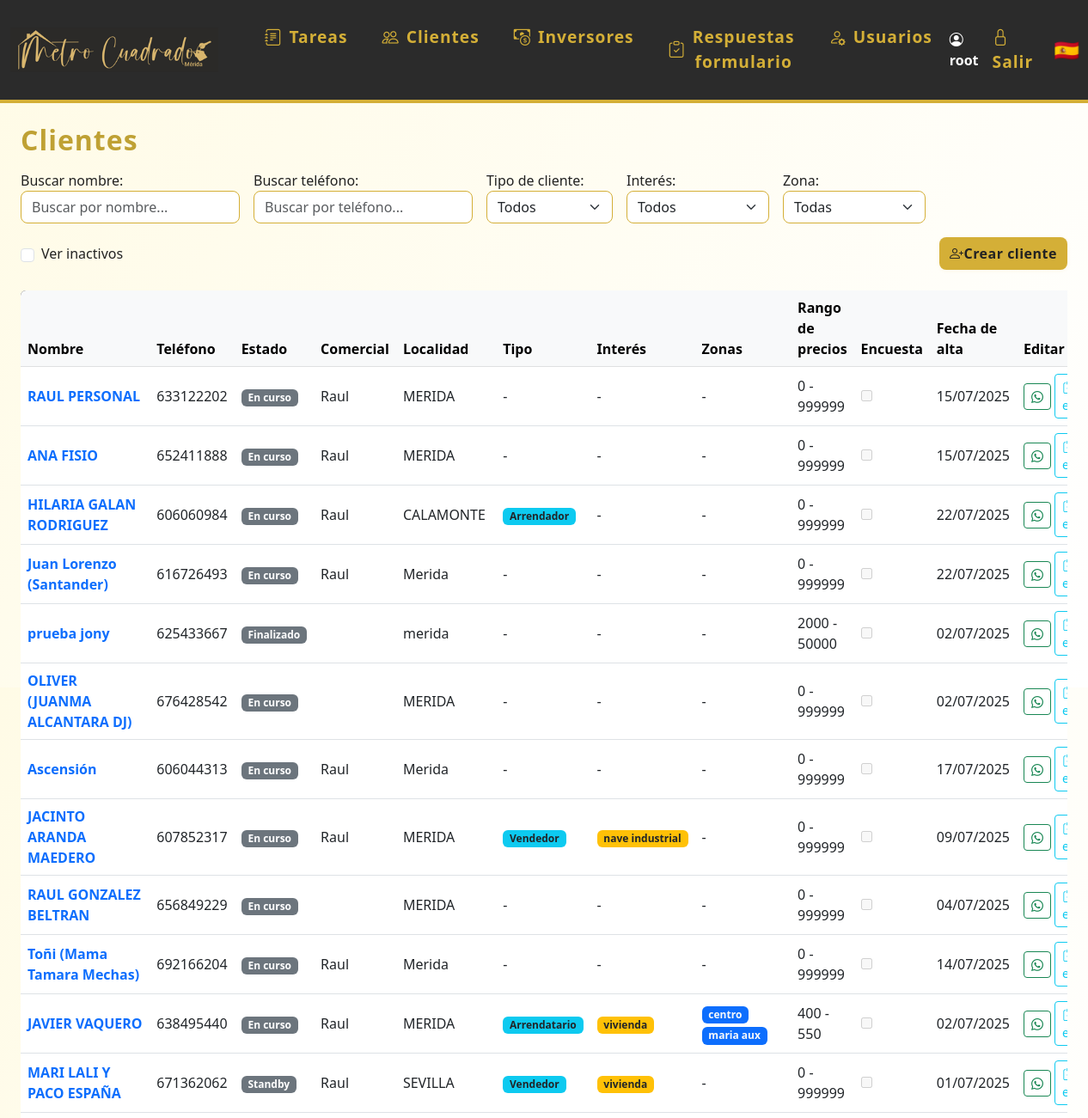
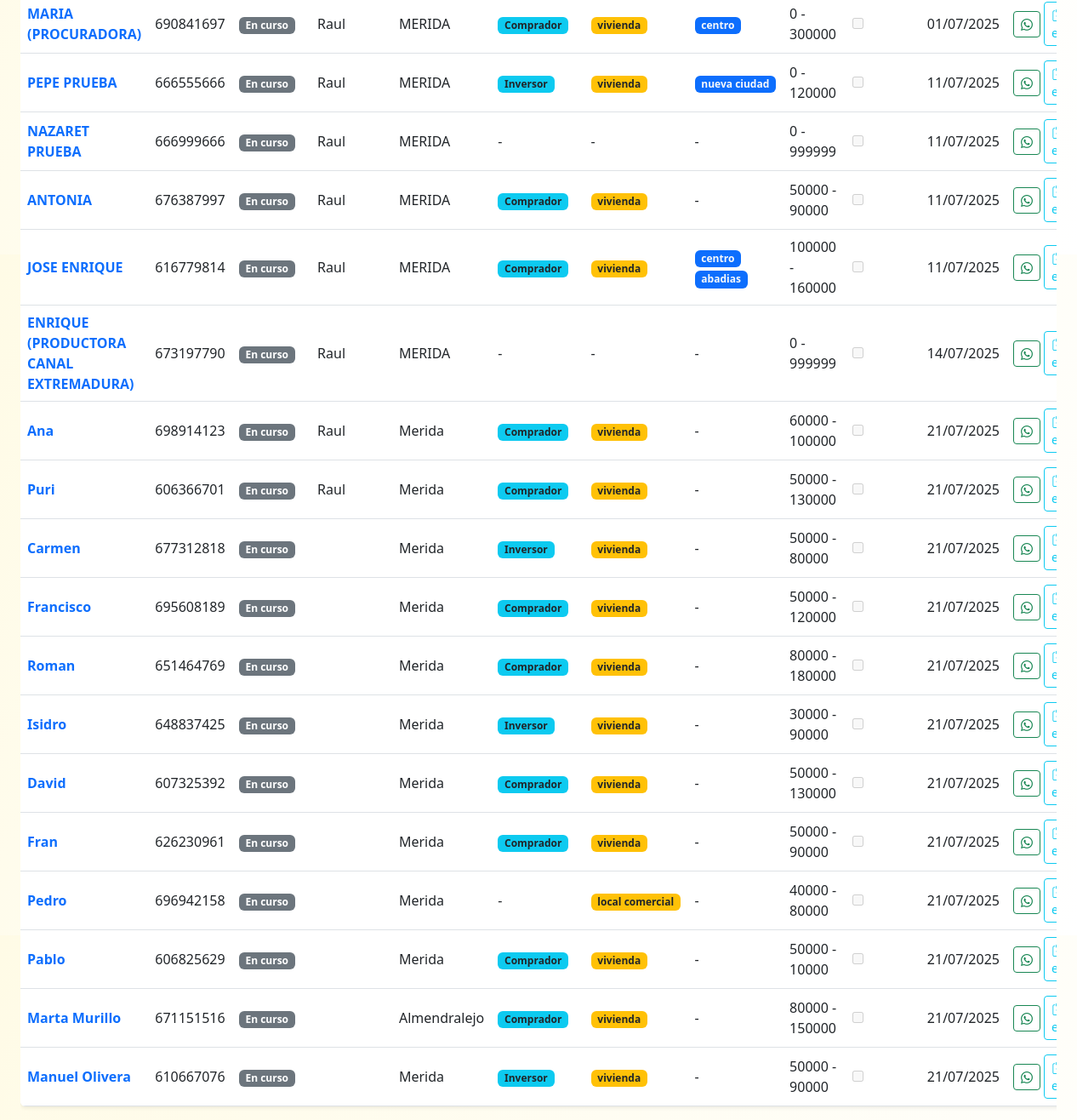
Page /clientes (signed in) on the committed database (2 pictures, top to bottom).
### models.py (models this page shows)
class Usuario(UserMixin, db.Model):
    id = db.Column(db.Integer, primary_key=True)
    nombre = db.Column(db.String(80), unique=True, nullable=False)
    password = db.Column(db.String(200), nullable=False)
    es_admin = db.Column(db.Boolean, default=False)
    color = db.Column(db.String(7), nullable=True, default='#3788d8') # Color en formato hex, e.g., #RRGGBB
    email = db.Column(db.String(120), unique=True, nullable=True)
    telefono = db.Column(db.String(20), unique=True, nullable=True)
    activo = db.Column(db.Boolean, default=True)  # Nuevo campo para desactivar usuario
    notificar_email = db.Column(db.Boolean, default=True)
    notificar_telegram = db.Column(db.Boolean, default=False)
    chat_id_telegram = db.Column(db.String(32), nullable=True)
    eventos = db.relationship('Evento', backref='usuario', lazy=True)
    tareas = db.relationship('Tarea', back_populates='usuario')

class Cliente(db.Model):
    id = db.Column(db.Integer, primary_key=True)
    nombre = db.Column(db.String(120), nullable=False)
    email = db.Column(db.String(120), unique=True, nullable=True)
    telefono = db.Column(db.String(20), unique=True)
    estado = db.Column(db.String(20), nullable=False, default='en_curso') # en_curso, ha_comprado, cancelado
    localidad = db.Column(db.String(120), nullable=True)
    observaciones = db.Column(db.Text, nullable=True)
    tipo_cliente = db.Column(db.String(50), nullable=True)
    interes = db.Column(db.Text, nullable=True)
    zonas = db.Column(db.Text, nullable=True)
    precio_min = db.Column(db.Integer, nullable=True)
    precio_max = db.Column(db.Integer, nullable=True)
    encuesta_enviada = db.Column(db.Boolean, default=False)
    comercial_id = db.Column(db.Integer, db.ForeignKey('usuario.id'), nullable=True)
    fecha_creacion = db.Column(db.DateTime, default=datetime.utcnow)
    activo = db.Column(db.Boolean, default=True)  # Nuevo campo para desactivar cliente
    eventos = db.relationship('Evento', backref='cliente', lazy=True)
    tareas = db.relationship('Tarea', back_populates='cliente')
    visto_por = db.Column(db.Integer, db.ForeignKey('cliente.id'), nullable=True)

### app.py (the view)
@app.route('/clientes')
@login_required
def clientes():
    estado = request.args.get('estado')
    tipo_cliente = request.args.get('tipo_cliente')
    interes = request.args.get('interes')
    mostrar_inactivos = request.args.get('inactivos') == '1'
    query = Cliente.query
    if not mostrar_inactivos:
        query = query.filter_by(activo=True)
    if not current_user.es_admin:
        query = query.filter_by(comercial_id=current_user.id)
    if estado:
        query = query.filter_by(estado=estado)
    if tipo_cliente:
        query = query.filter_by(tipo_cliente=tipo_cliente)
    if interes:
        query = query.filter(Cliente.interes != None).filter(Cliente.interes.like(f"%{interes}%"))
    clientes = query.all()
    from datetime import datetime, time
    def fecha_hora_ultima_tarea(cliente):
        if cliente.tareas:
            return max((datetime.combine(t.fecha, t.hora or time.min) for t in cliente.tareas if t.fecha), default=None)
        return None
    clientes.sort(key=lambda c: fecha_hora_ultima_tarea(c) or datetime.min, reverse=True)
    usuarios_dict = {u.id: u.nombre for u in Usuario.query.all()}
    return render_template('clientes.html', clientes=clientes, usuarios_dict=usuarios_dict)

### app.py (called while the page is built)
@login_manager.user_loader
def load_user(user_id):
    return Usuario.query.get(int(user_id))

### templates/clientes.html (shortened to what this page needs)
{% extends 'base.html' %}
{% block content %}
<h2 class="mb-3">Clientes</h2>
<form method="get" class="mb-4" style="max-width:1300px;display:flex;gap:16px;align-items:end;flex-wrap:wrap;">
  <div style="display:flex;flex:1;gap:16px;align-items:end;flex-wrap:wrap;">
    <div style="flex:1;min-width:200px;">
        <label for="buscadorCliente">Buscar nombre:</label>
        <input type="text" id="buscadorCliente" placeholder="Buscar por nombre..." class="form-control" style="min-width:180px;">
    </div>
    <div style="flex:1;min-width:200px;">
        <label for="buscadorTelefono">Buscar teléfono:</label>
        <input type="text" id="buscadorTelefono" placeholder="Buscar por teléfono..." class="form-control" style="min-width:180px;">
    </div>
    <div>
        <label for="tipo_cliente">Tipo de cliente:</label>
        <select name="tipo_cliente" id="tipo_cliente" class="form-select" onchange="this.form.submit()">
            <option value="">Todos</option>
        </select>
    </div>
    <div>
        <label for="interes">Interés:</label>
        <select name="interes" id="interes" class="form-select" onchange="this.form.submit()">
            <option value="">Todos</option>
        </select>
    </div>
    <div>
        <label for="zona">Zona:</label>
        <select name="zona" id="zona" class="form-select" onchange="this.form.submit()">
            <option value="">Todas</option>
        </select>
    </div>
    <div style="align-self:end;min-width:120px;max-width:180px;display:flex;align-items:center;height:38px;white-space:nowrap;">
        <input class="form-check-input me-2" type="checkbox" value="1" id="mostrarInactivos" name="inactivos" onchange="this.form.submit()" {% if request.args.get('inactivos') == '1' %}checked{% endif %}>
        <label class="form-check-label" for="mostrarInactivos" style="margin-bottom:0;">Ver inactivos</label>
    </div>
  </div>
  <a href="/crear_cliente" class="btn btn-primary" style="height:38px;display:flex;align-items:center;align-self:end;margin-left:auto;"><i class="bi bi-person-plus"></i> Crear cliente</a>
</form>
<div class="table-responsive">
<table class="table table-hover align-middle shadow-sm bg-white rounded" style="min-width:1300px;">
    <thead class="table-light">
        <tr>
            <th>Nombre</th>
            <th>Teléfono</th>
            <th>Estado</th>
            <th>Comercial</th>
            <th>Localidad</th>
            <th>Tipo</th>
            <th>Interés</th>
            <th>Zonas</th>
            <th>Rango de precios</th>
            <th>Encuesta</th>
            <th>Fecha de alta</th>
            <th>Editar</th>
        </tr>
    </thead>
    <tbody>
    {% for cliente in clientes %}
        <tr>
            <td>
                <a href="/editar_cliente/{{ cliente.id }}" class="fw-bold text-decoration-none">{{ cliente.nombre }}</a>
            </td>
            <td>{{ cliente.telefono }}</td>
            <td>
                <span class="badge bg-secondary">
                  {% if cliente.estado == 'pendiente' %}Standby{% else %}{{ cliente.estado.replace('_', ' ').capitalize() }}{% endif %}
                </span>
            </td>
            <td>{% if cliente.comercial_id and usuarios_dict and cliente.comercial_id in usuarios_dict %}{{ usuarios_dict[cliente.comercial_id] }}{% endif %}</td>
            <td>{{ cliente.localidad or '-' }}</td>
            <td>
                {% if cliente.tipo_cliente %}
                  <span class="badge bg-info text-dark">{{ cliente.tipo_cliente.capitalize() }}</span>
                {% else %}-{% endif %}
            </td>
            <td>
                {% if cliente.interes %}
                  {% for interes in cliente.interes.split(',') %}
                    <span class="badge bg-warning text-dark">{{ interes }}</span>
                  {% endfor %}
                {% else %}-{% endif %}
            </td>
            <td>
                {% if cliente.zonas %}
                  {% for zona in cliente.zonas.split(',') %}
                    <span class="badge bg-primary text-light">{{ zona }}</span>
                  {% endfor %}
                {% else %}-{% endif %}
            </td>
            <td>
              {{ cliente.precio_min if cliente.precio_min is not none else 0 }} - {{ cliente.precio_max if cliente.precio_max is not none else 999999 }}
            </td>
            <td><input type="checkbox" disabled {% if cliente.encuesta_enviada %}checked{% endif %}></td>
            <td>{% if cliente.fecha_creacion %}{{ cliente.fecha_creacion.strftime('%d/%m/%Y') }}{% else %}-{% endif %}</td>
            <td>
              <div class="d-inline-flex align-items-center gap-1">
                {% if cliente.telefono %}
                  <a href="https://wa.me/{{ cliente.telefono|replace(' ', '') }}" title="Enviar WhatsApp" class="btn btn-outline-success btn-sm whatsapp-btn" data-telefono="{{ cliente.telefono|replace(' ', '') }}">
                    <i class="bi bi-whatsapp"></i>
                  </a>
                  {% if not cliente.encuesta_enviada %}
                    <a href="#" class="btn btn-outline-info btn-sm encuesta-btn" data-telefono="{{ cliente.telefono|replace(' ', '') }}" data-cliente-id="{{ cliente.id }}" title="Enviar encuesta">
                      <i class="bi bi-clipboard-check"></i> Enviar encuesta
                    </a>
                  {% endif %}
                {% endif %}
              </div>
            </td>
        </tr>
    {% else %}
        <tr><td colspan="14"><em>No hay clientes registrados.</em></td></tr>
    {% endfor %}
    </tbody>
</table>
</div>
{% endblock %}

### templates/base.html (shortened to what this page needs)
<!DOCTYPE html>
<html lang="es">
<head>
    <link rel="stylesheet" href="https://cdn.jsdelivr.net/npm/bootstrap@5.3.0/dist/css/bootstrap.min.css">
    <link rel="stylesheet" href="{{ url_for('static', filename='estilos.css') }}">
    <link rel="stylesheet" href="https://cdn.jsdelivr.net/npm/bootstrap-icons@1.10.5/font/bootstrap-icons.css">
</head>
<body class="d-flex flex-column vh-100">
{% if request.path != '/login' %}
<nav class="navbar navbar-expand-lg mb-4">
  <div class="container-fluid">
    <a class="navbar-brand d-flex align-items-center" href="/">
      <img src="{{ url_for('static', filename='logoraul.png') }}" alt="Logo" style="height:90px;margin-right:18px;">
    </a>
    <div class="collapse navbar-collapse" id="navbarNav">
      <ul class="navbar-nav me-auto mb-2 mb-lg-0">
        <li class="nav-item mx-1">
          <a class="nav-link btn btn-outline-success rounded-pill px-3 d-flex align-items-center gap-2" href="/">
            <i class="bi bi-journal-text"></i> Tareas
          </a>
        </li>
        <li class="nav-item mx-1">
          <a class="nav-link btn btn-outline-primary rounded-pill px-3 d-flex align-items-center gap-2" href="/clientes">
            <i class="bi bi-people"></i> Clientes
          </a>
        </li>
        <li class="nav-item mx-1">
          <a class="nav-link btn btn-outline-danger rounded-pill px-3 d-flex align-items-center gap-2" href="/inversores">
            <i class="bi bi-cash-coin"></i> Inversores
          </a>
        </li>
        {% if current_user.is_authenticated %}
        <li class="nav-item mx-1">
          <a class="nav-link btn btn-outline-secondary rounded-pill px-3 d-flex align-items-center gap-2" href="/respuestas_formulario">
            <i class="bi bi-clipboard-check"></i> Respuestas formulario
          </a>
        </li>
        {% endif %}
        {% if current_user.is_authenticated and current_user.es_admin %}
        <li class="nav-item mx-1">
          <a class="nav-link btn btn-outline-dark rounded-pill px-3 d-flex align-items-center gap-2" href="/usuarios">
            <i class="bi bi-person-gear"></i> Usuarios
          </a>
        </li>
        {% endif %}
      </ul>
      <ul class="navbar-nav align-items-center">
        {% if current_user.is_authenticated %}
        <li class="nav-item me-2">
          <span class="navbar-text fw-bold text-white"><i class="bi bi-person-circle"></i> {{ current_user.nombre }}</span>
        </li>
        <li class="nav-item"><a class="nav-link" href="/logout" title="Salir"><span class="bi bi-lock"></span> Salir</a></li>
        {% else %}
        <li class="nav-item"><a class="nav-link" href="/login" title="Entrar"><span class="bi bi-lock"></span> Entrar</a></li>
        {% endif %}
        <li class="nav-item ms-3"><span class="fs-4">🇪🇸</span></li>
      </ul>
    </div>
  </div>
</nav>
{% endif %}
<div class="flex-grow-1 d-flex flex-column px-4" style="width:100vw;">
    {% block content %}{% endblock %}
</div>
</body>
</html>

### static/estilos.css (style rules this page uses)
body { background: linear-gradient(120deg, #fffbe6 0%, #fff 100%); font-family: 'Segoe UI', 'Arial', sans-serif; color: #222; }
.navbar { background: #2b2b2b !important; border-bottom: 4px solid #d4af37; }
.navbar-brand, .navbar-nav .nav-link { color: #d4af37 !important; font-weight: 600; font-size: 1.2rem; letter-spacing: 1px; }
.navbar-brand img { height: 40px; margin-right: 10px; }
.btn-primary, .btn-success { background: #d4af37; border: none; color: #222; font-weight: 600; border-radius: 8px; box-shadow: 0 1px 4px rgba(212,175,55,0.10), 0 0 0 0 #d4af37; letter-spacing: 0.5px; transition: background 0.2s, color 0.2s, box-shadow 0.2s; }
.table thead { background: #222; color: #d4af37; }
h2 { color: #bfa134; font-weight: 700; letter-spacing: 1px; margin-bottom: 1.2rem; }
.form-control, .form-select { border-radius: 8px; border: 1.5px solid #d4af37; box-shadow: none; transition: border 0.2s, box-shadow 0.2s; }
.table { border-radius: 12px; overflow: hidden; box-shadow: 0 1px 8px rgba(212,175,55,0.07); }

### rows in the picture
Usuario: nombre "root"
Cliente: nombre "RAUL PERSONAL", telefono "633122202", estado.replace "En curso", localidad "MERIDA", precio_min "0", precio_max "999999", fecha_creacion "15/07/2025"
Usuario: nombre "Raul"
Cliente: nombre "ANA FISIO", telefono "652411888", estado.replace "En curso", localidad "MERIDA", precio_min "0", precio_max "999999", fecha_creacion "15/07/2025"
Cliente: nombre "HILARIA GALAN RODRIGUEZ", telefono "606060984", estado.replace "En curso", localidad "CALAMONTE", tipo_cliente "Arrendador", precio_min "0", precio_max "999999", fecha_creacion "22/07/2025"
Cliente: nombre "Juan Lorenzo (Santander)", telefono "616726493", estado.replace "En curso", localidad "Merida", precio_min "0", precio_max "999999", fecha_creacion "22/07/2025"
Cliente: nombre "prueba jony", telefono "625433667", estado.replace "Finalizado", localidad "merida", precio_min "2000", precio_max "50000", fecha_creacion "02/07/2025"
Cliente: nombre "OLIVER (JUANMA ALCANTARA DJ)", telefono "676428542", estado.replace "En curso", localidad "MERIDA", precio_min "0", precio_max "999999", fecha_creacion "02/07/2025"
Cliente: nombre "Ascensión", telefono "606044313", estado.replace "En curso", localidad "Merida", precio_min "0", precio_max "999999", fecha_creacion "17/07/2025"
Cliente: nombre "JACINTO ARANDA MAEDERO", telefono "607852317", estado.replace "En curso", localidad "MERIDA", tipo_cliente "Vendedor", interes "nave industrial", precio_min "0", precio_max "999999", fecha_creacion "09/07/2025"
Cliente: nombre "RAUL GONZALEZ BELTRAN", telefono "656849229", estado.replace "En curso", localidad "MERIDA", precio_min "0", precio_max "999999", fecha_creacion "04/07/2025"
Cliente: nombre "Toñi (Mama Tamara Mechas)", telefono "692166204", estado.replace "En curso", localidad "Merida", precio_min "0", precio_max "999999", fecha_creacion "14/07/2025"
Cliente: nombre "JAVIER VAQUERO", telefono "638495440", estado.replace "En curso", localidad "MERIDA", tipo_cliente "Arrendatario", interes "vivienda", zona "centro" "maria aux", precio_min "400", precio_max "550", fecha_creacion "02/07/2025"
Cliente: nombre "MARI LALI Y PACO ESPAÑA", telefono "671362062", estado "Standby", localidad "SEVILLA", tipo_cliente "Vendedor", interes "vivienda", precio_min "0", precio_max "999999", fecha_creacion "01/07/2025"
Cliente: nombre "MARIA (PROCURADORA)", telefono "690841697", estado.replace "En curso", localidad "MERIDA", tipo_cliente "Comprador", interes "vivienda", zonas "centro", precio_min "0", precio_max "300000", fecha_creacion "01/07/2025"
Cliente: nombre "PEPE PRUEBA", telefono "666555666", estado.replace "En curso", localidad "MERIDA", tipo_cliente "Inversor", interes "vivienda", zonas "nueva ciudad", precio_min "0", precio_max "120000", fecha_creacion "11/07/2025"
Cliente: nombre "NAZARET PRUEBA", telefono "666999666", estado.replace "En curso", localidad "MERIDA", precio_min "0", precio_max "999999", fecha_creacion "11/07/2025"
Cliente: nombre "ANTONIA", telefono "676387997", estado.replace "En curso", localidad "MERIDA", tipo_cliente "Comprador", interes "vivienda", precio_min "50000", precio_max "90000", fecha_creacion "11/07/2025"
Cliente: nombre "JOSE ENRIQUE", telefono "616779814", estado.replace "En curso", localidad "MERIDA", tipo_cliente "Comprador", interes "vivienda", zona "centro" "abadias", precio_min "100000", precio_max "160000", fecha_creacion "11/07/2025"
Cliente: nombre "ENRIQUE (PRODUCTORA CANAL EXTREMADURA)", telefono "673197790", estado.replace "En curso", localidad "MERIDA", precio_min "0", precio_max "999999", fecha_creacion "14/07/2025"
Cliente: nombre "Ana", telefono "698914123", estado.replace "En curso", localidad "Merida", tipo_cliente "Comprador", interes "vivienda", precio_min "60000", precio_max "100000", fecha_creacion "21/07/2025"
Cliente: nombre "Puri", telefono "606366701", estado.replace "En curso", localidad "Merida", tipo_cliente "Comprador", interes "vivienda", precio_min "50000", precio_max "130000", fecha_creacion "21/07/2025"
Cliente: nombre "Carmen", telefono "677312818", estado.replace "En curso", localidad "Merida", tipo_cliente "Inversor", interes "vivienda", precio_min "50000", precio_max "80000", fecha_creacion "21/07/2025"
Cliente: nombre "Francisco", telefono "695608189", estado.replace "En curso", localidad "Merida", tipo_cliente "Comprador", interes "vivienda", precio_min "50000", precio_max "120000", fecha_creacion "21/07/2025"
Cliente: nombre "Roman", telefono "651464769", estado.replace "En curso", localidad "Merida", tipo_cliente "Comprador", interes "vivienda", precio_min "80000", precio_max "180000", fecha_creacion "21/07/2025"
Cliente: nombre "Isidro", telefono "648837425", estado.replace "En curso", localidad "Merida", tipo_cliente "Inversor", interes "vivienda", precio_min "30000", precio_max "90000", fecha_creacion "21/07/2025"
Cliente: nombre "David", telefono "607325392", estado.replace "En curso", localidad "Merida", tipo_cliente "Comprador", interes "vivienda", precio_min "50000", precio_max "130000", fecha_creacion "21/07/2025"
Cliente: nombre "Fran", telefono "626230961", estado.replace "En curso", localidad "Merida", tipo_cliente "Comprador", interes "vivienda", precio_min "50000", precio_max "90000", fecha_creacion "21/07/2025"
Cliente: nombre "Pedro", telefono "696942158", estado.replace "En curso", localidad "Merida", interes "local comercial", precio_min "40000", precio_max "80000", fecha_creacion "21/07/2025"
Cliente: nombre "Pablo", telefono "606825629", estado.replace "En curso", localidad "Merida", tipo_cliente "Comprador", interes "vivienda", precio_min "50000", precio_max "10000", fecha_creacion "21/07/2025"
Cliente: nombre "Marta Murillo", telefono "671151516", estado.replace "En curso", localidad "Almendralejo", tipo_cliente "Comprador", interes "vivienda", precio_min "80000", precio_max "150000", fecha_creacion "21/07/2025"
Cliente: nombre "Manuel Olivera", telefono "610667076", estado.replace "En curso", localidad "Merida", tipo_cliente "Inversor", interes "vivienda", precio_min "50000", precio_max "90000", fecha_creacion "21/07/2025"
